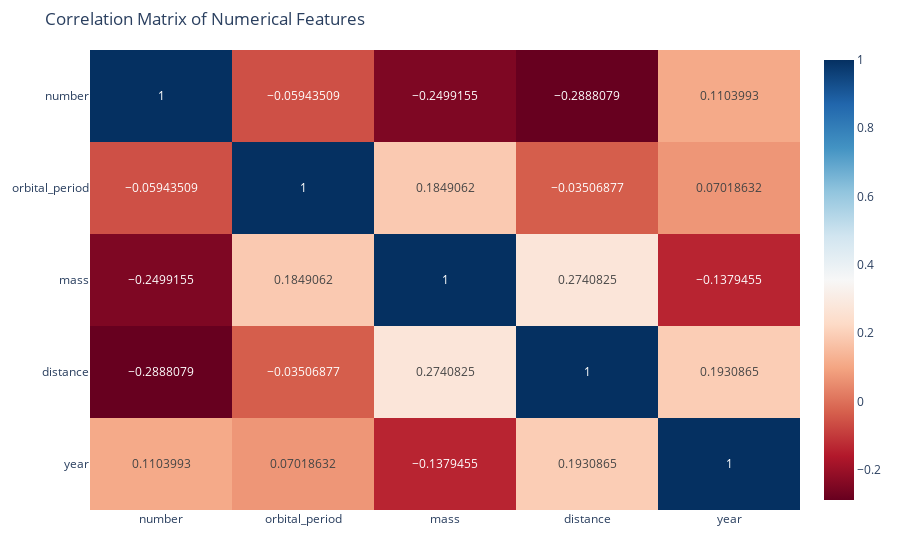

Write notebook code for a chart like this one.
### Code cell
fig = px.imshow(
    corr_matrix,
    text_auto=True,
    color_continuous_scale='RdBu',
    title='Correlation Matrix of Numerical Features',
    aspect="auto"
)

fig.update_layout(margin=dict(l=60, r=60, t=50, b=50))
fig.show()

### Figure 1 — Plotly figure (JSON) as saved in the notebook; plotly's stock layout.template omitted (floating-point values rounded to 4 significant figures)
{"data": [{"coloraxis": "coloraxis", "hovertemplate": "x: %{x}<br>y: %{y}<br>color: %{z}<extra></extra>", "name": "0", "texttemplate": "%{z}", "type": "heatmap", "x": ["number", "orbital_period", "mass", "distance", "year"], "xaxis": "x", "y": ["number", "orbital_period", "mass", "distance", "year"], "yaxis": "y", "z": [[1.0, -0.05944, -0.2499, -0.2888, 0.1104], [-0.05944, 1.0, 0.1849, -0.03507, 0.07019], [-0.2499, 0.1849, 1.0, 0.2741, -0.1379], [-0.2888, -0.03507, 0.2741, 1.0, 0.1931], [0.1104, 0.07019, -0.1379, 0.1931, 1.0]]}], "layout": {"coloraxis": {"colorscale": [[0, "rgb(103,0,31)"], [0.1, "rgb(178,24,43)"], [0.2, "rgb(214,96,77)"], [0.3, "rgb(244,165,130)"], [0.4, "rgb(253,219,199)"], [0.5, "rgb(247,247,247)"], [0.6, "rgb(209,229,240)"], [0.7, "rgb(146,197,222)"], [0.8, "rgb(67,147,195)"], [0.9, "rgb(33,102,172)"], [1, "rgb(5,48,97)"]]}, "margin": {"b": 50, "l": 60, "r": 60, "t": 50}, "title": {"text": "Correlation Matrix of Numerical Features"}, "xaxis": {"anchor": "y", "domain": [0, 1]}, "yaxis": {"anchor": "x", "autorange": "reversed", "domain": [0, 1]}}}
